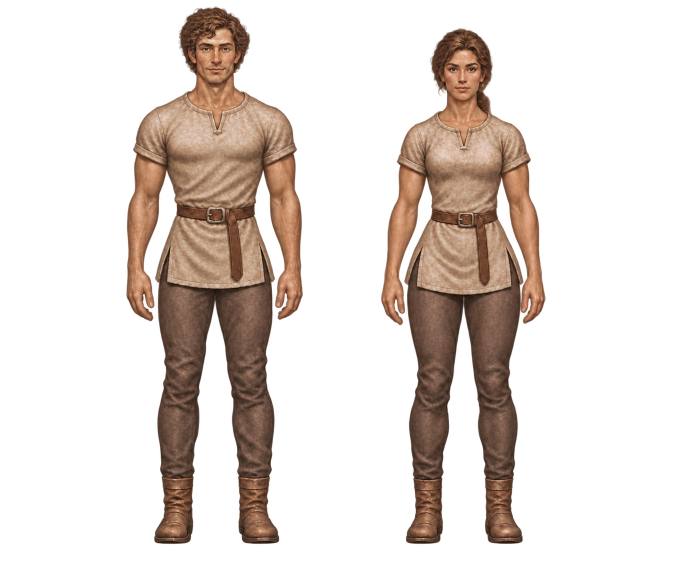
#> input picture character-studies/painted-female-fit/broader-front-source.png, 1367 x 1150 px, given in place of A01.png, which was not available (shown at 1/2 size)
$ python contact.py ../character-studies/painted-female-fit ../character-studies/painted-female-fit/lean-front-pair.png
#> lines starting #> are read from the running program, lines starting #| are printed output that depends on the picture
import sys, os
from PIL import Image
src, out = sys.argv[1], sys.argv[2]
def tile(name, w, bg):
#> called with name = 'A01', w = 440, bg = (111, 165, 80, 255)
    im = Image.open(os.path.join(src, name + '.png'))
#> im is the input picture: PIL image 1367x1150 RGBA; mean R, G, B, A 38.1, 27.7, 21.8, 64.2
    h = int(im.height * w / im.width)
#> h = 370
    if im.mode == 'RGBA':
        b = Image.new('RGBA', im.size, bg); b.alpha_composite(im); im = b
#> after `b = Image.new('RGBA', im.size, bg)`:
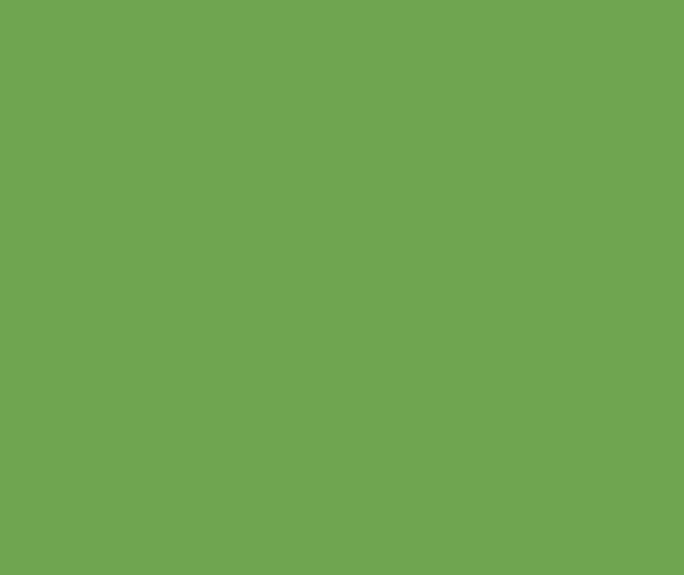
#> b: PIL image 1367x1150 RGBA (shown at 1/2 size); mean R, G, B, A 111, 165, 80, 255
#> after `b.alpha_composite(im)`:
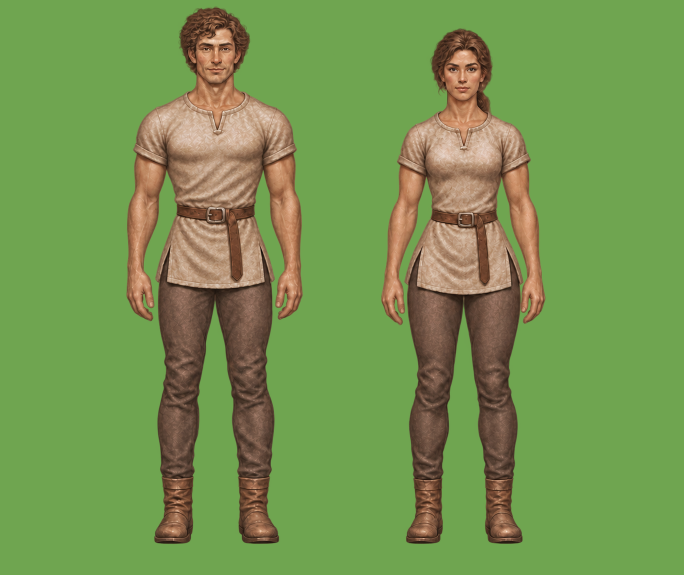
#> b: PIL image 1367x1150 RGBA (shown at 1/2 size); mean R, G, B, A 118.4, 149.8, 80.6, 255
    return im.convert('RGB').resize((w, h), Image.LANCZOS)
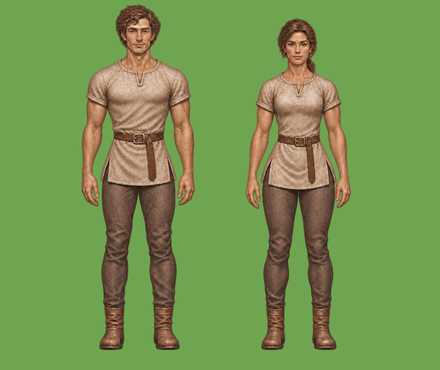
#> returned value: PIL image 440x370 RGB; mean R, G, B 118.4, 149.8, 80.6
def sheet(names, fn, cols, w, bg=(111, 165, 80, 255)):
    ts = [tile(n, w, bg) for n in names]; h = ts[0].height; rows = (len(ts) + cols - 1) // cols
#> call 2 of tile, with name = 'A02', w = 440, bg = (111, 165, 80, 255)
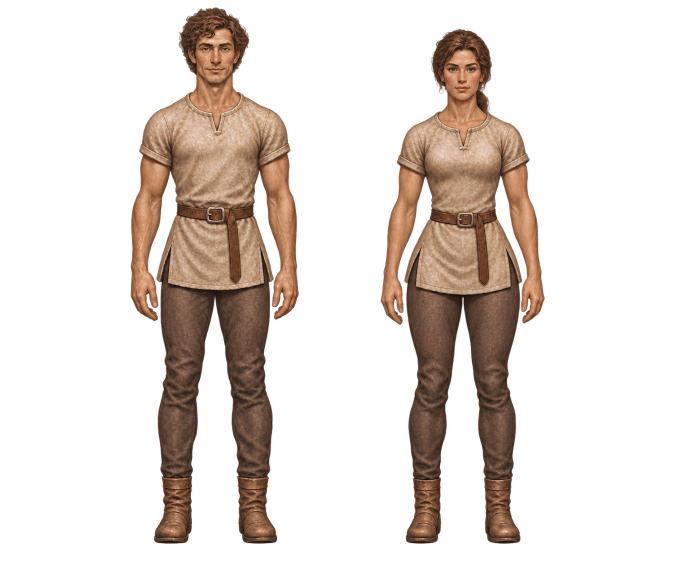
#> input picture character-studies/painted-female-fit/lean-front-pair.png, 1367 x 1150 px, given in place of A02.png, which was not available (shown at 1/2 size)
#> in tile, im is the input picture: PIL image 1367x1150 RGBA; mean R, G, B, A 36.7, 26.4, 20.3, 61.6
#> in tile (call 2), `b.alpha_composite(im)`:
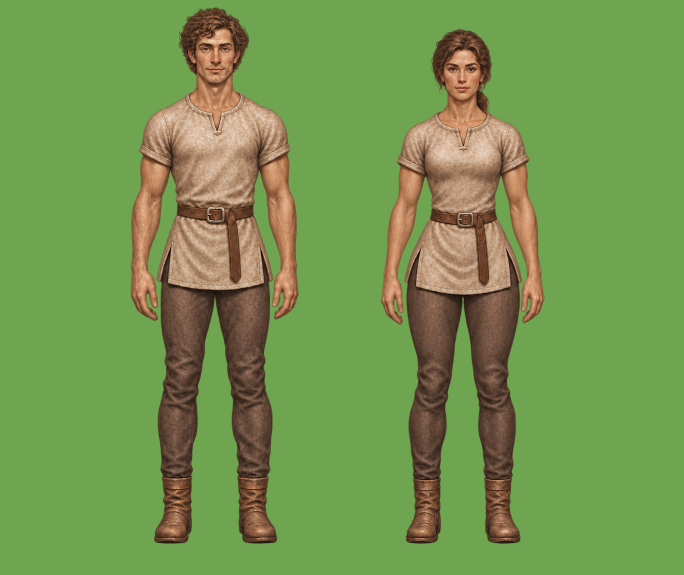
#> b: PIL image 1367x1150 RGBA (shown at 1/2 size); mean R, G, B, A 117.9, 150.1, 79.9, 255
#> in tile (call 2), `return im.convert('RGB').resize((w, h), Image.LANCZOS)`:
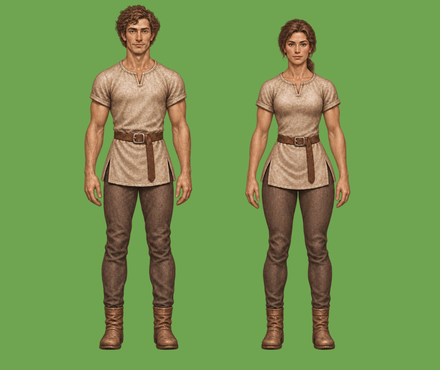
#> returned value: PIL image 440x370 RGB; mean R, G, B 117.9, 150.1, 79.9
    S = Image.new('RGB', (cols * (w + 4) + 4, rows * (h + 4) + 4), (20, 20, 20))
    for i, t in enumerate(ts): S.paste(t, (4 + (i % cols) * (w + 4), 4 + (i // cols) * (h + 4)))
    S.save(os.path.join(out, fn), quality=86)
os.makedirs(out, exist_ok=True)
#> (the run stopped early here; a loop or call above may not have finished)
